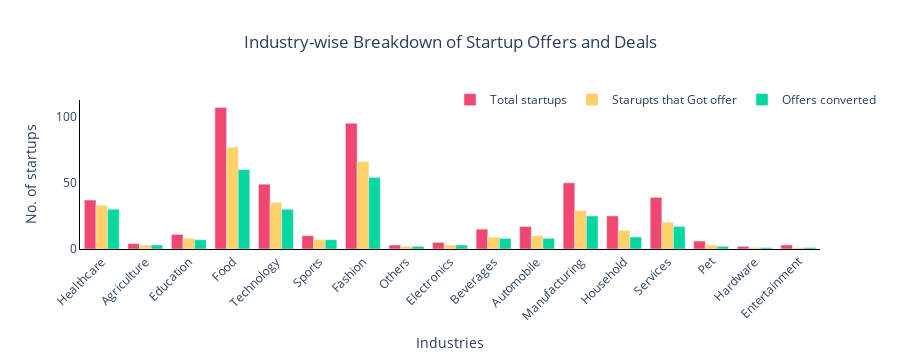

Notebook cell for this chart:
### Code cell
# Plotting industries, offfers, deals

industries = offers_industries.index
startups = offers_industries.iloc[:, 0].values.tolist()
offers = offers_industries.iloc[:, 1].values.tolist()
deals = offers_industries.iloc[:, 2].values.tolist()

fig = go.Figure()
fig.add_trace(go.Bar(
    x=industries,
    y=startups,
    name='Total startups',
    marker_color='#ef476f'
))
fig.add_trace(go.Bar(
    x=industries,
    y=offers,
    name='Starupts that Got offer',
    marker_color='#ffd166'
))
fig.add_trace(go.Bar(
    x=industries,
    y=deals,
    name='Offers converted',
    marker_color='#06d6a0'
))

fig.update_layout(
    barmode='group',
    xaxis_tickangle=-45,
    plot_bgcolor='white',  
    paper_bgcolor='white', 
    title={
        'text': 'Industry-wise Breakdown of Startup Offers and Deals',
        'y': 0.9,
        'x': 0.5,
        'xanchor': 'center',
        'yanchor': 'top'
    },
    xaxis=dict(
        title='Industries',
        showline=True,
        linewidth=1,
        linecolor='black',
        tickfont=dict(size=12),
        autorange=True
    ),
    yaxis=dict(
        title='No. of startups',
        showline=True,
        linewidth=1,
        linecolor='black',
        autorange=True
    ),
    legend=dict(
        x=0.5,
        y=1.1,
        orientation='h'
    )
)

fig.show()

### Figure 1 — Plotly figure (JSON) as saved in the notebook; plotly's stock layout.template omitted (floating-point values rounded to 4 significant figures)
{"data": [{"marker": {"color": "#ef476f"}, "name": "Total startups", "type": "bar", "x": ["Healthcare", "Agriculture", "Education", "Food", "Technology", "Sports", "Fashion", "Others", "Electronics", "Beverages", "Automobile", "Manufacturing", "Household", "Services", "Pet", "Hardware", "Entertainment"], "y": [37, 4, 11, 107, 49, 10, 95, 3, 5, 15, 17, 50, 25, 39, 6, 2, 3]}, {"marker": {"color": "#ffd166"}, "name": "Starupts that Got offer", "type": "bar", "x": ["Healthcare", "Agriculture", "Education", "Food", "Technology", "Sports", "Fashion", "Others", "Electronics", "Beverages", "Automobile", "Manufacturing", "Household", "Services", "Pet", "Hardware", "Entertainment"], "y": [33, 3, 8, 77, 35, 7, 66, 2, 3, 9, 10, 29, 14, 20, 3, 1, 1]}, {"marker": {"color": "#06d6a0"}, "name": "Offers converted", "type": "bar", "x": ["Healthcare", "Agriculture", "Education", "Food", "Technology", "Sports", "Fashion", "Others", "Electronics", "Beverages", "Automobile", "Manufacturing", "Household", "Services", "Pet", "Hardware", "Entertainment"], "y": [30, 3, 7, 60, 30, 7, 54, 2, 3, 8, 8, 25, 9, 17, 2, 1, 1]}], "layout": {"barmode": "group", "height": 360, "legend": {"orientation": "h", "x": 0.5, "y": 1.1}, "paper_bgcolor": "white", "plot_bgcolor": "white", "title": {"text": "Industry-wise Breakdown of Startup Offers and Deals", "x": 0.5, "xanchor": "center", "y": 0.9, "yanchor": "top"}, "xaxis": {"autorange": true, "linecolor": "black", "linewidth": 1, "range": [-0.5, 16.5], "showline": true, "tickangle": -45, "tickfont": {"size": 12}, "title": {"text": "Industries"}, "type": "category"}, "yaxis": {"autorange": true, "linecolor": "black", "linewidth": 1, "range": [0, 112.6], "showline": true, "title": {"text": "No. of startups"}, "type": "linear"}}}
